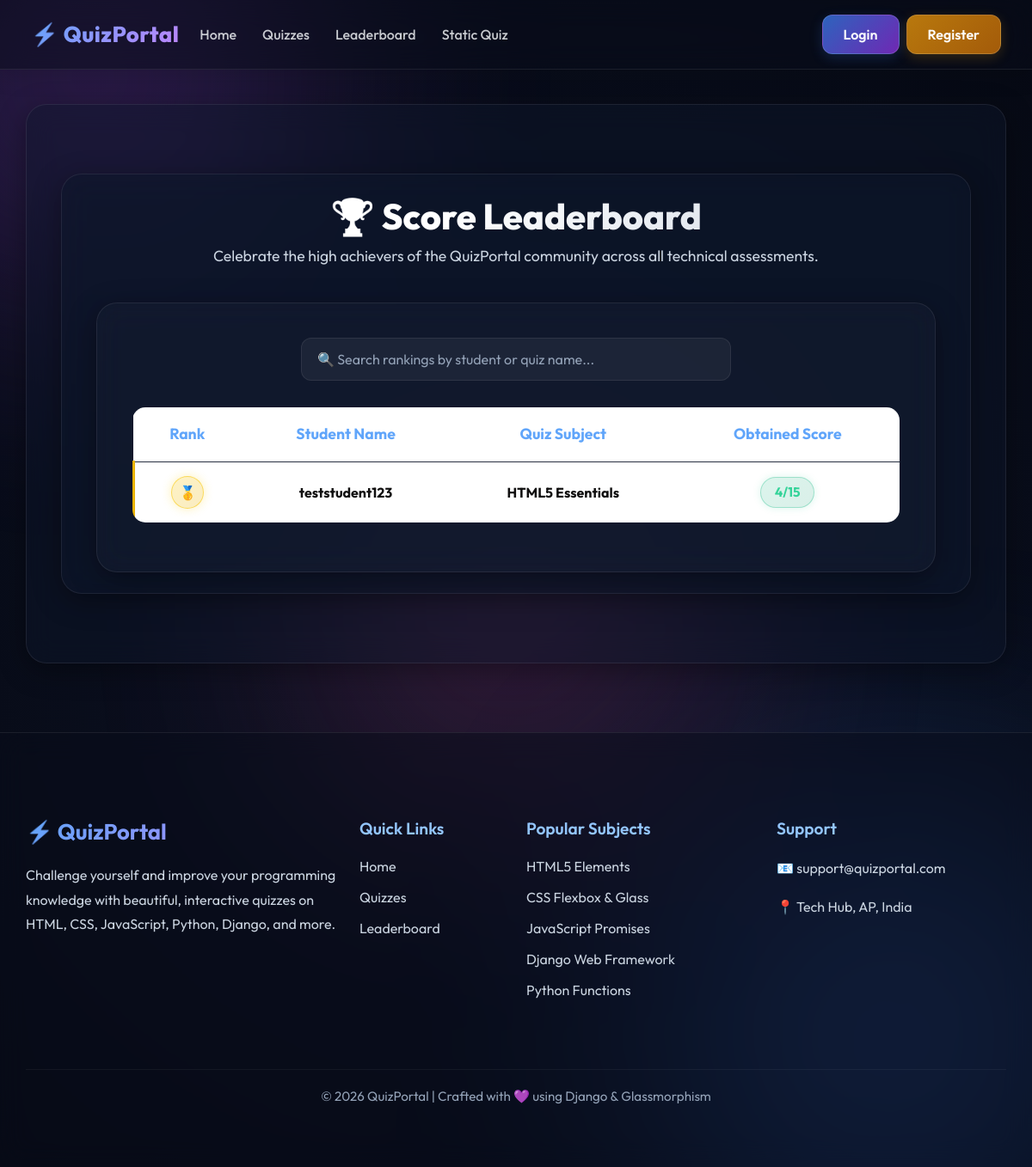
Page /leaderboard/ on the committed database.
### messages1/models.py (models this page shows, shortened)
class Result(models.Model):
    student = models.ForeignKey(
        User,
        on_delete=models.CASCADE
    )
    quiz = models.ForeignKey(
        Quiz,
        on_delete=models.CASCADE
    )
    score = models.IntegerField()
    total = models.IntegerField()
    date_taken = models.DateTimeField(
        auto_now_add=True
    )

class Quiz(models.Model):
    LEVEL_CHOICES = (
        ('Simple', 'Simple'),
        ('Medium', 'Medium'),
        ('Hard', 'Hard'),
    )
    title = models.CharField(
        max_length=200
    )
    description = models.TextField()
    category = models.CharField(
        max_length=100,
        default="General"
    )
    level = models.CharField(
        max_length=20,
        choices=LEVEL_CHOICES,
        default="Simple"
    )
    time_limit = models.IntegerField(
        default=20,
        help_text="Time in minutes"
    )

### messages1/views.py (the view)
# urls.py: path('leaderboard/', LeaderboardAPIView.as_view(), name='api_leaderboard'),
def leaderboard(request):
    results = Result.objects.all().order_by('-score')
    return render(
        request,
        "quiz/leaderboard.html",
        {'results': results}
    )

### messages1/templates/quiz/leaderboard.html (shortened to what this page needs)
{% extends 'quiz/base.html' %}
{% block content %}
<div class="container py-4">
    <h2 class="leaderboard-title">🏆 Score Leaderboard</h2>
    <p class="leaderboard-subtitle">Celebrate the high achievers of the QuizPortal community across all technical assessments.</p>
    <div class="leaderboard-card">
        <div class="search-box">
            <input type="text"
                   id="searchInput"
                   class="form-control"
                   placeholder="🔍 Search rankings by student or quiz name...">
        </div>
        <div class="table-responsive">
            <table class="table glass-table" id="leaderboardTable">
                <thead>
                    <tr>
                        <th>Rank</th>
                        <th>Student Name</th>
                        <th>Quiz Subject</th>
                        <th>Obtained Score</th>
                    </tr>
                </thead>
                <tbody>
                    {% for result in results %}
                    <tr class="{% if forloop.counter == 1 %}leader-row-1{% endif %}">
                        <td>
                            {% if forloop.counter == 1 %}
                                <span class="rank-badge gold-badge">🥇</span>
                            {% elif forloop.counter == 2 %}
                                <span class="rank-badge silver-badge">🥈</span>
                            {% elif forloop.counter == 3 %}
                                <span class="rank-badge bronze-badge">🥉</span>
                            {% else %}
                                <span class="rank-badge normal-badge">{{ forloop.counter }}</span>
                            {% endif %}
                        </td>
                        <td>
                            {{ result.student.username }}
                        </td>
                        <td>
                            {{ result.quiz.title }}
                        </td>
                        <td>
                            <span class="score-pill">
                                {{ result.score }}/{{ result.total }}
                            </span>
                        </td>
                    </tr>
                    {% empty %}
                    <tr>
                        <td colspan="4" class="py-4 text-center text-muted">
                            😔 No leaderboard scores submitted yet. Be the first!
                        </td>
                    </tr>
                    {% endfor %}
                </tbody>
            </table>
        </div>
    </div>
</div>
{% endblock %}

### messages1/templates/quiz/base.html (style rules this page uses)
:root { --glass-bg: rgba(255, 255, 255, 0.04); --glass-bg-hover: rgba(255, 255, 255, 0.08); --glass-card-bg: rgba(15, 23, 42, 0.45); --glass-border: rgba(255, 255, 255, 0.08); --glass-border-focus: rgba(255, 255, 255, 0.2); --glass-shadow: 0 8px 32px 0 rgba(0, 0, 0, 0.37); --glass-blur: blur(16px); --text-primary: #f8fafc; --text-secondary: #cbd5e1; --text-muted: #94a3b8; --accent-blue: #3b82f6; --accent-purple: #a855f7; --accent-pink: #ec4899; }
body { background: radial-gradient(circle at 50% 50%, #0d1326 0%, #060913 100%); font-family: 'Outfit', 'Inter', sans-serif; color: var(--text-primary); min-height: 100vh; position: relative; overflow-x: hidden; margin: 0; padding: 0; }
.container { background: var(--glass-card-bg); backdrop-filter: var(--glass-blur); -webkit-backdrop-filter: var(--glass-blur); border: 1px solid var(--glass-border); box-shadow: var(--glass-shadow); padding: 40px; border-radius: 24px; margin-top: 40px; margin-bottom: 40px; color: var(--text-primary); animation: fadeIn 0.8s cubic-bezier(0.16, 1, 0.3, 1); }
.form-control, .form-select { background: rgba(255, 255, 255, 0.05); border: 1px solid var(--glass-border); color: var(--text-primary) !important; border-radius: 12px; padding: 12px 18px; transition: all 0.3s ease; }
.form-control::placeholder { color: var(--text-muted); }

### messages1/templates/quiz/leaderboard.html (style rules this page uses)
.leaderboard-card { background: rgba(255, 255, 255, 0.02); backdrop-filter: var(--glass-blur); -webkit-backdrop-filter: var(--glass-blur); border: 1px solid rgba(255, 255, 255, 0.08); border-radius: 24px; padding: 40px; box-shadow: var(--glass-shadow); animation: fadeIn 0.8s cubic-bezier(0.16, 1, 0.3, 1); }
.leaderboard-title { font-size: 2.6rem; font-weight: 800; color: #ffffff; margin-bottom: 8px; text-align: center; background: linear-gradient(135deg, #ffffff 40%, #cbd5e1 100%); -webkit-background-clip: text; -webkit-text-fill-color: transparent; }
.leaderboard-subtitle { text-align: center; color: var(--text-secondary); font-size: 1.1rem; margin-bottom: 40px; }
.search-box { width: 100%; max-width: 500px; margin: 0 auto 30px; }
.glass-table { background: transparent !important; border: 1px solid rgba(255, 255, 255, 0.06) !important; color: #0c0c0c !important; overflow: hidden; border-radius: 16px; }
.glass-table thead { background: rgba(255, 255, 255, 0.04) !important; }
.glass-table th { padding: 18px !important; text-align: center !important; font-size: 1.1rem !important; font-weight: 700 !important; color: #60a5fa !important; border-bottom: 2px solid rgba(255, 255, 255, 0.1) !important; border-top: none !important; }
.glass-table td { padding: 16px !important; text-align: center !important; vertical-align: middle !important; font-size: 1rem !important; border-bottom: 1px solid rgba(255, 255, 255, 0.05) !important; color:black, var(--text-secondary) !important; }
.glass-table tbody tr { background: transparent !important; transition: all 0.3s cubic-bezier(0.16, 1, 0.3, 1) !important; }
.rank-badge { display: inline-flex; align-items: center; justify-content: center; width: 38px; height: 38px; border-radius: 50%; font-weight: 700; font-size: 1rem; color: #020202; }
.gold-badge { background: linear-gradient(135deg, rgba(250, 204, 21, 0.25), rgba(234, 179, 8, 0.25)); border: 1.5px solid rgba(250, 204, 21, 0.6); box-shadow: 0 0 12px rgba(250, 204, 21, 0.3); }
.leader-row-1 { background: linear-gradient(90deg, rgba(250, 204, 21, 0.08), rgba(234, 179, 8, 0.02)) !important; border-left: 4px solid #eab308 !important; }
.leader-row-1 td { color: #100f0f !important; font-weight: 700 !important; }
.score-pill { padding: 6px 16px; border-radius: 20px; font-weight: 700; font-size: 0.95rem; background: linear-gradient(135deg, rgba(16, 185, 129, 0.15), rgba(5, 150, 105, 0.15)); color: #34d399; border: 1px solid rgba(16, 185, 129, 0.3); box-shadow: 0 0 10px rgba(16, 185, 129, 0.15); display: inline-block; }

### rows in the picture
Result: student.username "teststudent123", quiz "HTML5 Essentials", score "4", total "15"
